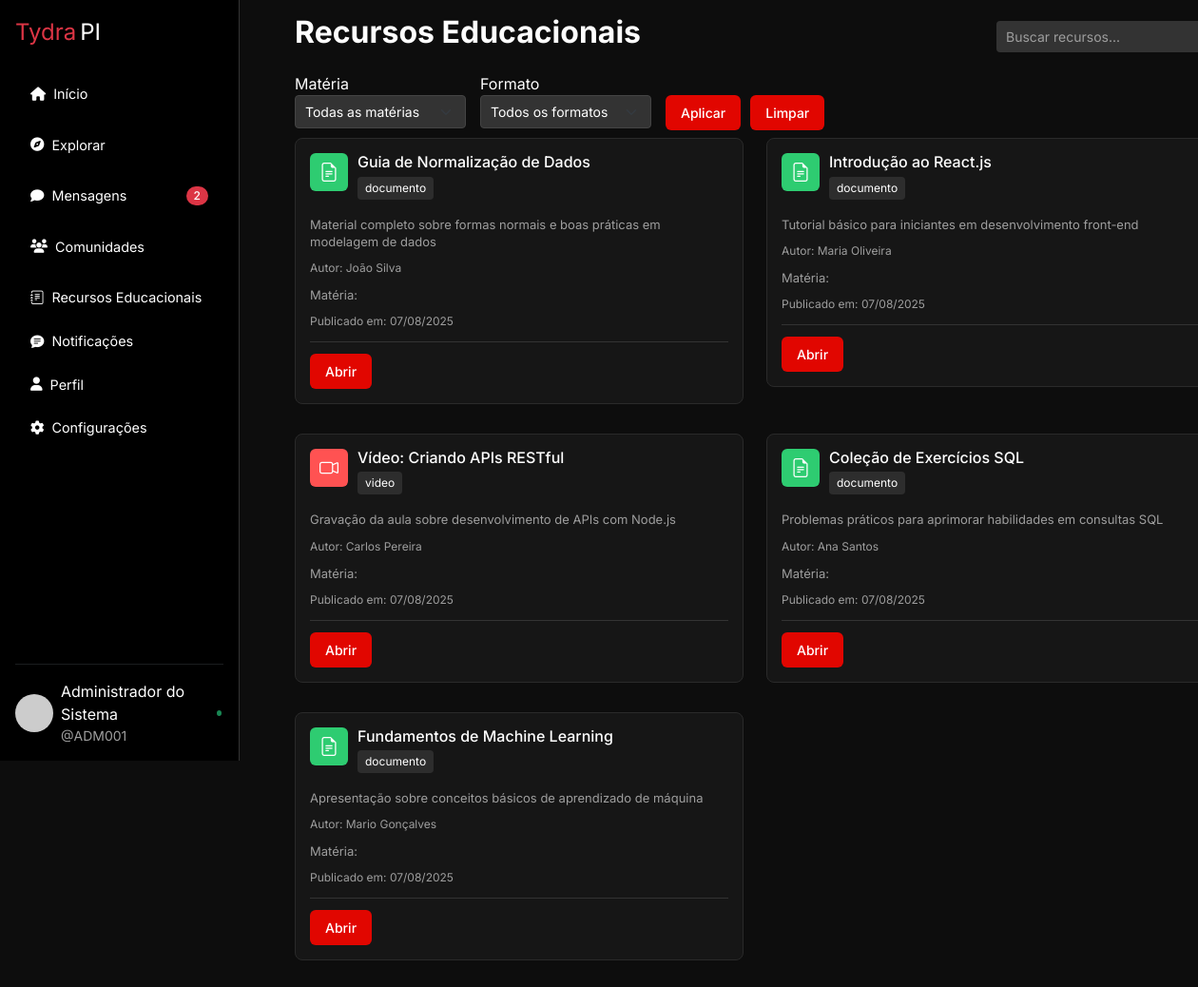
Page /recursoeducacionais.php (signed in) on the committed database.
### tables this page shows
CREATE TABLE `materiais` (
  `id` int(11) NOT NULL,
  `titulo` varchar(255) NOT NULL,
  `descricao` text DEFAULT NULL,
  `tipo` enum('documento','video','link','outro') DEFAULT 'documento',
  `url` varchar(255) NOT NULL,
  `usuario_id` int(10) UNSIGNED NOT NULL,
  `data_publicacao` datetime DEFAULT current_timestamp()
);

CREATE TABLE `usuario` (
  `idusuario` int(10) UNSIGNED NOT NULL,
  `matricula` varchar(20) NOT NULL,
  `idade` tinyint(3) UNSIGNED NOT NULL,
  `foto` varchar(255) DEFAULT NULL,
  `email` varchar(100) NOT NULL,
  `nome` varchar(80) NOT NULL,
  `senha` varchar(255) NOT NULL,
  `data_criacao` datetime NOT NULL DEFAULT current_timestamp(),
  `status` enum('ativo','inativo') NOT NULL DEFAULT 'ativo',
  `criado_em` datetime NOT NULL DEFAULT current_timestamp(),
  `atualizado_em` datetime NOT NULL DEFAULT current_timestamp() ON UPDATE current_timestamp(),
  `admin` tinyint(1) NOT NULL DEFAULT 0
);

### recursoeducacionais.php (the view, shortened to what this page needs)
<?php
include "includes/conexao.php";
$sql = "SELECT m.*, u.nome as autor
        FROM materiais m
        INNER JOIN usuario u ON m.usuario_id = u.idusuario
        WHERE 1=1";
$params = [];
$sql .= " ORDER BY m.data_publicacao DESC";
$stmt = $pdo->prepare($sql);
$stmt->execute($params);
$recursos = $stmt->fetchAll(PDO::FETCH_ASSOC);
?>
<?php
include "includes/header.php"
?>
<body>
<?php
include 'includes/sidebar.php'
?>
    <div class="content-wrapper">
        <div class="resources-header">
            <h1 class="h2 fw-bold">Recursos Educacionais</h1>
            <div class="d-flex align-items-center gap-2">
                <div class="search-container search-container-education">
                    <input type="text" class="search-bar" placeholder="Buscar recursos...">
                    <i class="search-icon">
                    </i>
                </div>
            </div>
        </div>
        <div class="filtros-container" id="filtrosSection">
            <form method="GET" action="">
                <div class="filtros-body filtros-inline">
                    <div class="filtro-group">
                        <label class="filtro-label">Matéria</label>
                        <select class="form-select" name="materia">
                            <option value="">Todas as matérias</option>
                        </select>
                    </div>
                    <div class="filtro-group">
                        <label class="filtro-label">Formato</label>
                        <select class="form-select" name="formato">
                            <option value="">Todos os formatos</option>
                        </select>
                    </div>
                    <div class="filtro-acoes">
                        <button type="submit" class=" btn-primary">Aplicar</button>
                        <button type="button" class=" btn-primary" onclick="window.location.href='?'">Limpar</button>
                    </div>
                </div>
            </form>
        </div>
        <div class="row">
            <?php if (count($recursos) > 0): ?>
                <?php foreach ($recursos as $recurso):
                    $icon_class = '';
                    $icon_color_class = '';
                    switch ($recurso['tipo']) {
                        case 'documento':
                            $icon_class = 'bi-file-earmark-text';
                            $icon_color_class = 'icon-green';
                            break;
                        case 'video':
                            $icon_class = 'bi-camera-video';
                            $icon_color_class = 'icon-red';
                            break;
                    }
                    $js_url = htmlspecialchars($recurso['url'], ENT_QUOTES, 'UTF-8');
                ?>
                    <div class="col-md-6 mb-3">
                        <div class="resource-card">
                            <div class="card-header">
                                <div class="card-icon <?= $icon_color_class ?>">
                                    <i class="bi <?= $icon_class ?>"></i>
                                </div>
                                <div class="card-title-area">
                                    <h3 class="card-title"><?= htmlspecialchars($recurso['titulo']) ?></h3>
                                    <div>
                                        <span class="tag"><?= htmlspecialchars($recurso['tipo']) ?></span>
                                    </div>
                                </div>
                            </div>
                            <p class="card-description"><?= htmlspecialchars($recurso['descricao']) ?></p>
                            <p class="card-author">Autor: <?= htmlspecialchars($recurso['autor']) ?></p>
                            <p class="card-description">Matéria: <?= htmlspecialchars($recurso['materia']) ?></p>
                            <div class="card-stats">
                                <span>Publicado em: <?= date('d/m/Y', strtotime($recurso['data_publicacao'])) ?></span>
                            </div>
                            <div class="card-divider"></div>
                            <div class="card-actions">
                                <button class="action-btn btn-primary" onclick="window.open('<?= $js_url ?>', '_blank')">Abrir</button>
                            </div>
                        </div>
                    </div>
                <?php endforeach; ?>
            <?php endif; ?>
        </div>
    </div>
</body>
</html>

### recursoeducacionais.php (style rules this page uses)
.filtros-inline { display: flex; gap: 15px; align-items: center; flex-wrap: wrap; }
.filtro-group { display: flex; flex-direction: column; min-width: 180px; }
.filtro-acoes { display: flex; gap: 10px; margin-top: 15px; }

### rows in the picture
materiais: titulo "Guia de Normalização de Dados", tipo "documento", descricao "Material completo sobre formas normais e boas práticas em modelagem de dados", usuario.nome "João Silva", data_publicacao "07/08/2025"
materiais: titulo "Introdução ao React.js", tipo "documento", descricao "Tutorial básico para iniciantes em desenvolvimento front-end", usuario.nome "Maria Oliveira", data_publicacao "07/08/2025"
materiais: titulo "Vídeo: Criando APIs RESTful", tipo "video", descricao "Gravação da aula sobre desenvolvimento de APIs com Node.js", usuario.nome "Carlos Pereira", data_publicacao "07/08/2025"
materiais: titulo "Coleção de Exercícios SQL", tipo "documento", descricao "Problemas práticos para aprimorar habilidades em consultas SQL", usuario.nome "Ana Santos", data_publicacao "07/08/2025"
materiais: titulo "Fundamentos de Machine Learning", tipo "documento", descricao "Apresentação sobre conceitos básicos de aprendizado de máquina", usuario.nome "Mario Gonçalves", data_publicacao "07/08/2025"

### other values in the picture
$totalMensagensNaoLidas "2"
$usuarioNome "Administrador do Sistema"
$usuarioMatricula "ADM001"
